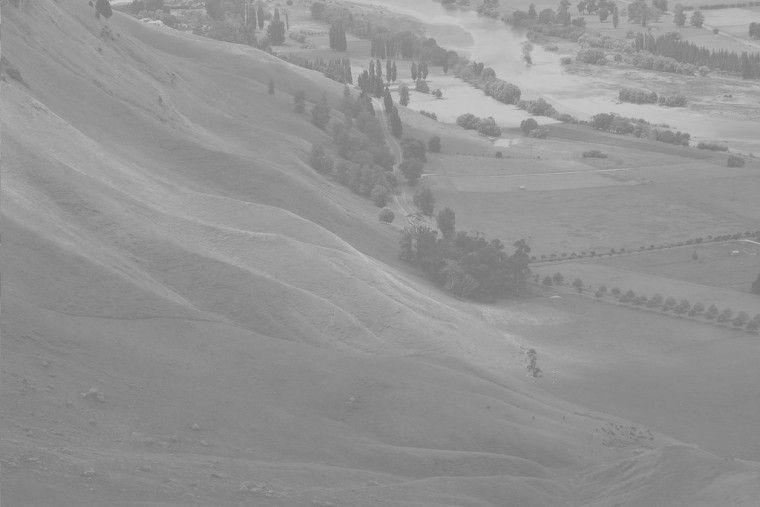
#> input picture DIP实验3/hill.jpg, 760 x 507 px
$ python equalize_hist.py
#> lines starting #> are read from the running program, lines starting #| are printed output that depends on the picture
# 任务2
# 自己实现直方图均衡化，并和OpenCV中对应函数进行效果对比，绘出变换前后的直方图。至少在如下图像上测试：school, baby, hill

import  cv2
import numpy as np
# import matplotlib.pyplot as plt

# 自实现原理和过程：
# 1.计算累积分布函数（CDF）：
# CDF 是对频率分布函数（PDF）的积分，它表示每个像素值在原始图像中出现的概率。CDF 可以通过对 PDF 进行累加计算得到
# 2.构建新的灰度级映射函数：
# Sk = (L - 1) * C(rk)
# rk为某个像素值，Sk是新的灰度值，范围仍在 [0,L−1] 之间
# 该公式表示累积分布函数的归一化映射，将原始图像的灰度值范围拉伸至整个灰度级范围。

def my_equalizeHist(src):
    # 第一步 计算直方图
    # flatten() 方法将其展平为一维数组，bins：表示直方图的区间数，range：定义直方图的范围
    # 返回值：hist--每个元素表示对应区间中的像素数量；bins--长度为（bins + 1），表示每个区间的边界值
    hist, bins = np.histogram(src.flatten(), 256, [0, 256])

    # 第二步 计算累积分布函数 (CDF)
    cdf = hist.cumsum()  # 累加和

    # 第三步：将 CDF 归一化到范围 [0, 255]
    cdf_min = cdf.min()  # 找到 CDF 中的最小非零值，避免除以零的情况
    cdf_max = cdf.max()
    cdf_normalized = ((cdf - cdf_min) * 255 / (cdf_max - cdf_min)).astype('uint8')  # 归一化，并确保灰度级是整型
    # cdf_normalized = (cdf * hist.max() / cdf.max())   # 对 CDF 进行归一化,

    return cdf_normalized[src]  # 返回归一化后的cdf图像

# [9 lines of commented-out code are left out]
hill = cv2.imread("hill.jpg",0) # cv2.IMREAD_GRAYSCALE
#> hill is the input picture: shape (507, 760); min 111, max 213, mean 147.5
baby = cv2.imread("baby.png", 0)
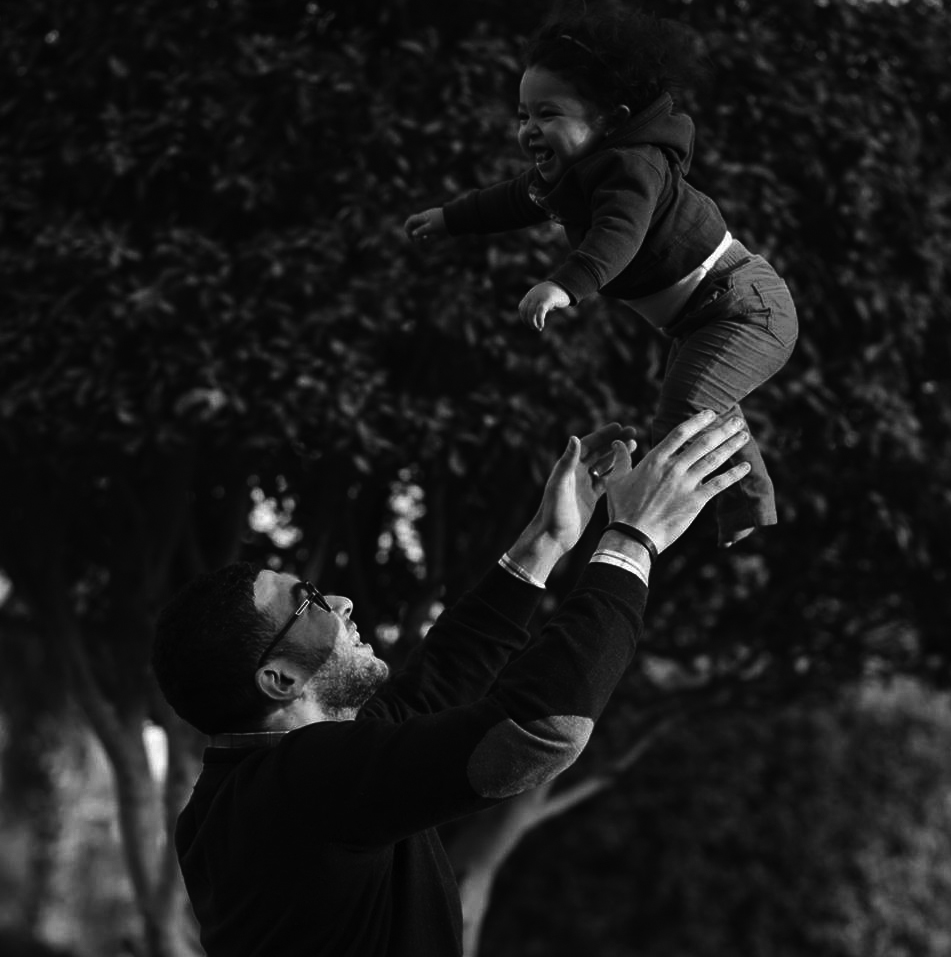
#> input picture DIP实验3/baby.png, 951 x 957 px
#> baby is the input picture: shape (957, 951); min 0, max 255, mean 26.9
school = cv2.imread("school.png", 0)
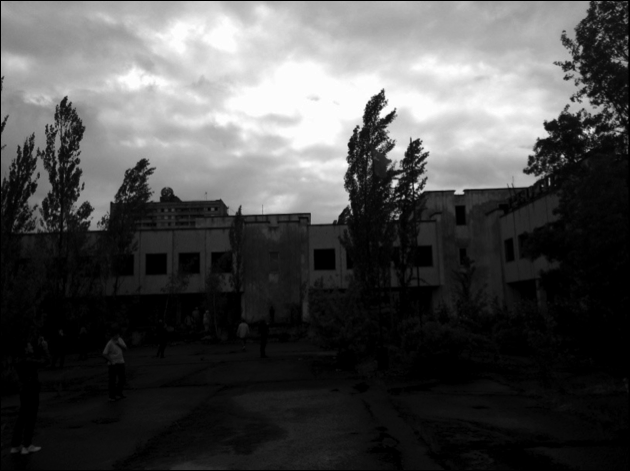
#> input picture DIP实验3/school.png, 630 x 471 px
#> school is the input picture: shape (471, 630); min 0, max 255, mean 76.9

# 用cv2处理
result_cv_hill = cv2.equalizeHist(hill)
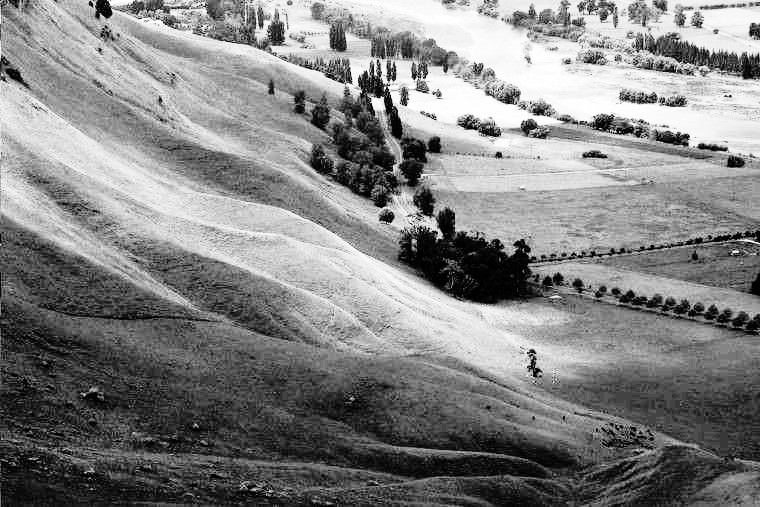
#> result_cv_hill: shape (507, 760); min 0, max 255, mean 130.5
result_cv_baby = cv2.equalizeHist(baby)
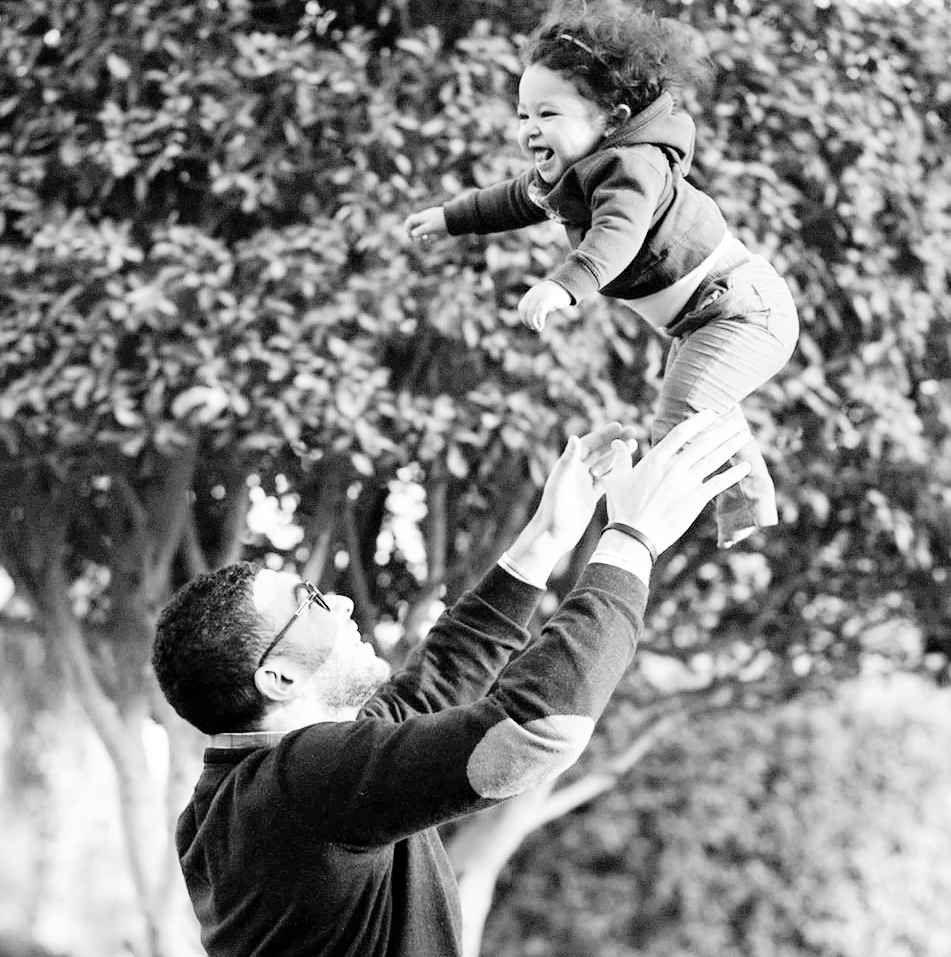
#> result_cv_baby: shape (957, 951); min 0, max 255, mean 131.7
result_cv_school = cv2.equalizeHist(school)
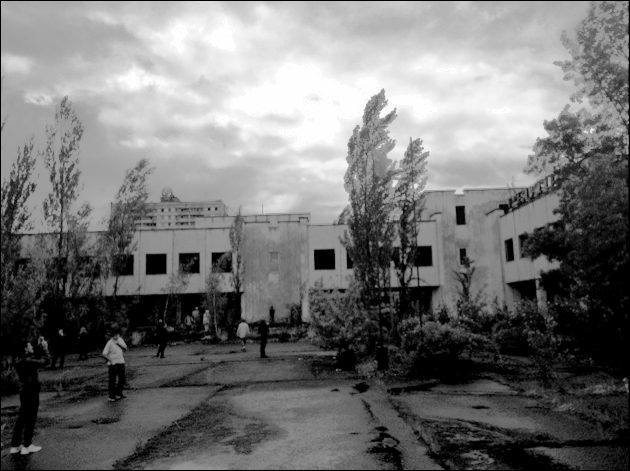
#> result_cv_school: shape (471, 630); min 0, max 255, mean 116.5

# 用我自己实现的函数处理
result_my_hill = my_equalizeHist(hill)
#> in my_equalizeHist, `hist, bins = np.histogram(src.flatten(), 256, [0, 256])`: hist = 256 values, max 16117 at index 137, min 0 at index 0, mean 1505.2; bins = 257 values from 0 to 256
#> in my_equalizeHist, `cdf = hist.cumsum()`: cdf = 256 values from 0 to 385320
#> in my_equalizeHist, `cdf_min = cdf.min()`: cdf_min = 0
#> in my_equalizeHist, `cdf_max = cdf.max()`: cdf_max = 385320
#> in my_equalizeHist, `cdf_normalized = ((cdf - cdf_min) * 255 / (cdf_max - cdf_min)).astype(..`: cdf_normalized = 256 values from 0 to 255
result_my_baby = my_equalizeHist(baby)
result_my_school = my_equalizeHist(school)

# 显示结果/结果比较
# hill
cv2.imshow("original image of hill",hill)
cv2.imshow("cv2's result of hill",result_cv_hill)
cv2.imshow("my result of hill",result_my_hill)
cv2.waitKey(0)
cv2.destroyAllWindows()
# baby
cv2.imshow("original image of baby",baby)
cv2.imshow("cv2's result of baby",result_cv_baby)
cv2.imshow("my result of baby",result_my_baby)
cv2.waitKey(0)
cv2.destroyAllWindows()
# school
cv2.imshow("original image of school",school)
cv2.imshow("cv2's result of school",result_cv_school)
cv2.imshow("my result of school",result_my_school)
cv2.waitKey(0)
cv2.destroyAllWindows()

# # 绘制原始图像和均衡化后图像的直方图
# for name, original, cv_result, my_result in zip(
#     ["hill", "baby", "school"],
#     [hill, baby, school],
#     [result_cv_hill, result_cv_baby, result_cv_school],
#     [result_my_hill, result_my_baby, result_my_school]
# ):
#     # 显示原始和均衡化后图像
#     cv2.imshow(f"Original Image ({name})", original)
#     cv2.imshow(f"OpenCV Equalized Image ({name})", cv_result)
#     cv2.imshow(f"My Equalized Image ({name})", my_result)
#     cv2.waitKey(0)
#     cv2.destroyAllWindows()
#
#     # 绘制直方图
#     plot_histogram(original, f'Original Histogram ({name})')
#     plot_histogram(cv_result, f'OpenCV Equalized Histogram ({name})')
#     plot_histogram(my_result, f'My Equalized Histogram ({name})')
